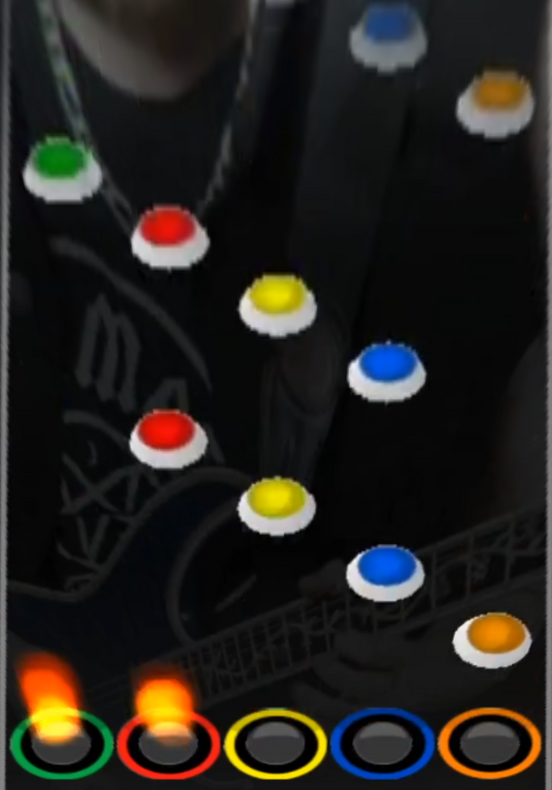
#> input picture gf_stage.png, 552 x 790 px
$ python pca.py
#> lines starting #> are read from the running program, lines starting #| are printed output that depends on the picture; after the words box and inside, x2 and y2 are one past the last pixel; in counts of white or black regions, pixels touching at a corner belong together
import time
import numpy as np
import matplotlib.pyplot as plt
import cv2

STAGE = 'gf_stage.png'
NOTE1 = 'gf_note_blue.png'
NOTE2 = 'gf_note_red.png'
NOTE3 = 'gf_note_orange.png'
NOTE4 = 'gf_note_yellow.png'

def PCA(M, k=2):
    x1, x2 = M.shape
    if (x1 >= x2): M = M.T
    R = np.cov(M - mean(M))
    lamb, Vy = np.linalg.eigh(R)
    return lamb, Vy[:,:k]

def imshow(A, grid=True):
    fig, axs = plt.subplots(1, len(A))
    for ax, im in zip(axs, A):
        ax.imshow(im, cmap=plt.cm.gray_r)
        ax.grid(grid)

def linfit(set):
    M = np.matrix([np.ones(len(set)), range(len(set))]).T
    theta = (np.linalg.inv(M.T * M) * M.T).dot(set)
    return M*theta.T

def euclidian_dist(V, Vt=None):
    return np.linalg.norm(V - Vt)

def set_plt_params(figsize=[5,5], figdpi=150, style='default'):
    plt.rcParams['figure.figsize'] = figsize
    plt.rcParams['figure.dpi'] = figdpi
    plt.style.use(style)

def adjust_to_plot(X, i, dim):
    x1, x2 = X.shape
    M = []
    if x1 == i:
        for j in range(i):
            M.append(X[j:j+1,:].reshape(dim[0], dim[1]))
    else:
        for j in range(i):
            M.append(X[:,j:j+1].reshape(dim[0], dim[1]))
    return M

def normalize(M):
    return M/np.linalg.norm(M)

def mean(M):
    ux = np.zeros(M[:1,].shape)
    for m in M:
        ux += m
    return ux/len(M)

def cut_img(U, pos, size=(60,80)):
    return U[pos[0]:size[0]+pos[0],pos[1]:size[1]+pos[1]]

if __name__ == '__main__':

    set_plt_params(style='dark_background', figdpi=200)

    w, h = (60, 80)
    img = cv2.imread(STAGE, cv2.IMREAD_GRAYSCALE) / 255
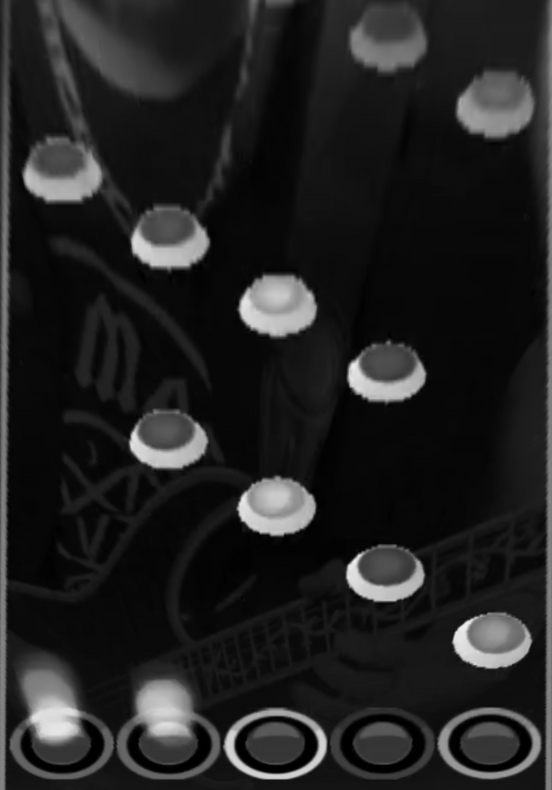
#> img: shape (790, 552) float64; min 0, max 0.949, mean 0.133
    notes = [NOTE1, NOTE2, NOTE3, NOTE4]
    A = np.zeros([len(notes), w*h])

    for index, note in enumerate(notes):
        imgc = cv2.imread(note, cv2.IMREAD_GRAYSCALE) / 255
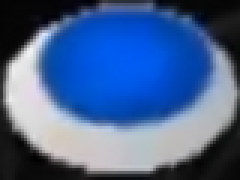
#> input picture gf_note_blue.png, 80 x 60 px (shown 3 times larger)
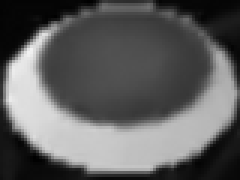
#> imgc: shape (60, 80) float64 (shown 3 times larger); min 0, max 0.949, mean 0.372
        A[index:w*h] = imgc.reshape(w*h)
#> pass 2 of the loop `for index, note in enumerate(notes):`:
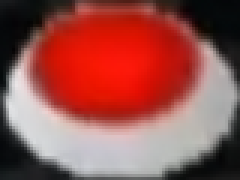
#> input picture gf_note_red.png, 80 x 60 px (shown 3 times larger)
#> `imgc = cv2.imread(note, cv2.IMREAD_GRAYSCALE) / 255`:
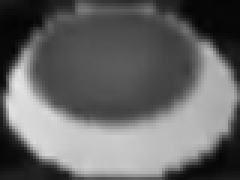
#> imgc: shape (60, 80) float64 (shown 3 times larger); min 0.0118, max 0.906, mean 0.4
#> pass 3 of the loop `for index, note in enumerate(notes):`:
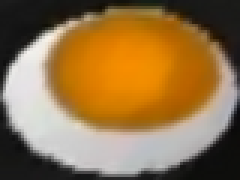
#> input picture gf_note_orange.png, 80 x 60 px (shown 3 times larger)
#> `imgc = cv2.imread(note, cv2.IMREAD_GRAYSCALE) / 255`:
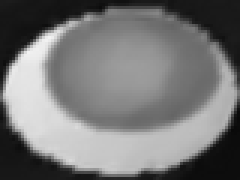
#> imgc: shape (60, 80) float64 (shown 3 times larger); min 0.0353, max 0.949, mean 0.464
#> the loop made 4 passes; the first 3 are shown

    lamb, V = PCA(A.T, k=4)
#> in PCA, `x1, x2 = M.shape`: x1 = 4800; x2 = 4
#> the loop in mean, `for m in M:` made 4 passes
#> in PCA, `R = np.cov(M - mean(M))`: R = [[0.00813, 0.00149, -0.00183, -0.00779], [0.00149, 0.0113, -0.00545, -0.00737], [-0.00183, -0.00545, 0.00558, 0.0017], [-0.00779, -0.00737, 0.0017, 0.0135]]
#> in PCA, `lamb, Vy = np.linalg.eigh(R)`: lamb = [4.37e-18, 0.00418, 0.00985, 0.0245]; Vy = [[-0.5, 0.545, -0.536, -0.407], [-0.5, -0.24, 0.633, -0.54], [-0.5, -0.7, -0.441, 0.257], [-0.5, 0.395, 0.344, 0.69]]
#> lamb = [4.37e-18, 0.00418, 0.00985, 0.0245]; V has the same summary as Vy in PCA
    U = normalize(mean(V.T.dot(A)))
#> the loop in mean (call 2), `for m in M:` made 4 passes

    W, H = (840, 560)
    img_pad = np.zeros((W, H))
    img_pad[:img.shape[0],:img.shape[1]] = img
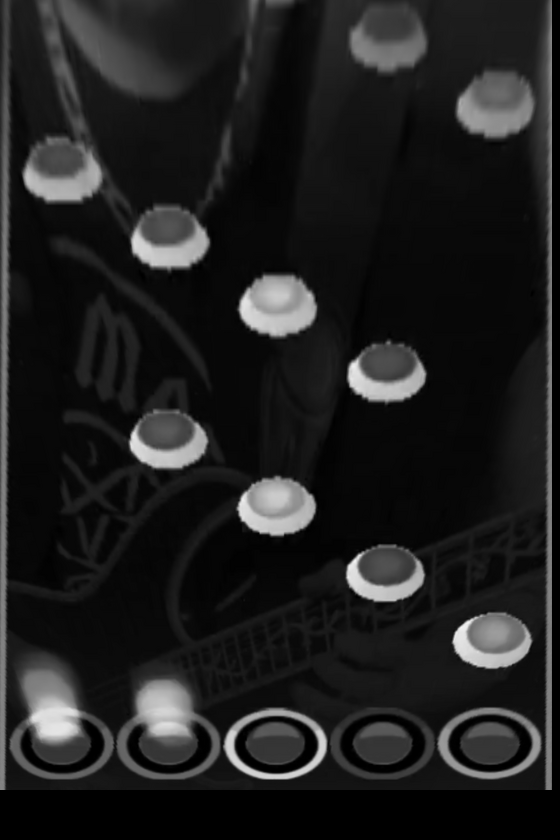
#> img_pad: shape (840, 560) float64; min 0, max 0.949, mean 0.124
    j = 0; leng = int(W*H/(w*h))

    stepx, stepy = (20, 30)
    maxx = int(W/stepx) - 10
    maxy = int(H/stepy) - 1

    d = np.zeros(maxx*maxy); k = 0
    locations = []

    start = time.time()

    for i in range(maxx):
        dx = (stepx*i, w + (stepx*i))
        for j in range(maxy):
            dy = (stepy*j, h + (stepy*j))
            im = img_pad[dx[0]:dx[1], dy[0]:dy[1]]

            L = normalize(mean(U * (im.reshape(w*h) - mean(A))))
            dist = euclidian_dist(U, L)

            d[k] = dist; k += 1
            threshold = 1.925

            if dist < threshold:
                locations.append([dy[0], dx[0] - 10, int(w*1.2), int(h)])
                locations.append([dy[0], dx[0], int(w), int(h)])
#> this loop made 32 passes
#> dx on passes 2 to 13: (20, 80), (40, 100), (60, 120), (80, 140), (100, 160), (120, 180), (140, 200), (160, 220), (180, 240), (200, 260), (220, 280), (240, 300)
#> after the loop, d = 544 values, max 1.99 at index 243, min 1.52 at index 246, mean 1.96; k = 544; locations = 128 items, first 6: [420, 50, 72, 80], [420, 60, 60, 80], [450, 50, 72, 80], [450, 60, 60, 80], [420, 70, 72, 80], [420, 80, 60, 80]

    rects, _ = cv2.groupRectangles(locations, 1, 0.4)
#> rects = [[444, 67, 66, 80], [30, 145, 66, 80], [120, 205, 66, 80], [237, 268, 66, 80], [336, 343, 66, 80], [120, 405, 66, 80], [237, 468, 66, 80], [336, 543, 66, 80], [440, 597, 66, 80]]

    print('Elapsed time for 1 image = {:.2f}s'.format(time.time() - start))
    print('FPS = {:.1f}'.format(1/(time.time() - start)))
    print('Found {} points'.format(len(d[d < threshold])))
#| Found 64 points
    print('Grouped {} rectangles'.format(len(rects)))
#| Grouped 9 rectangles

    for (x, y, w, h) in rects:
        top_left = (x, y)
        bottom_right = (x + h, y + w)
        cv2.rectangle(img, top_left, bottom_right, (255,255,255), 3)
#> this loop made 9 passes
#> (x, y, bottom_right) on passes 1 to 9: (444, 67, (524, 133)), (30, 145, (110, 211)), (120, 205, (200, 271)), (237, 268, (317, 334)), (336, 343, (416, 409)), (120, 405, (200, 471)), (237, 468, (317, 534)), (336, 543, (416, 609)), (440, 597, (520, 663))
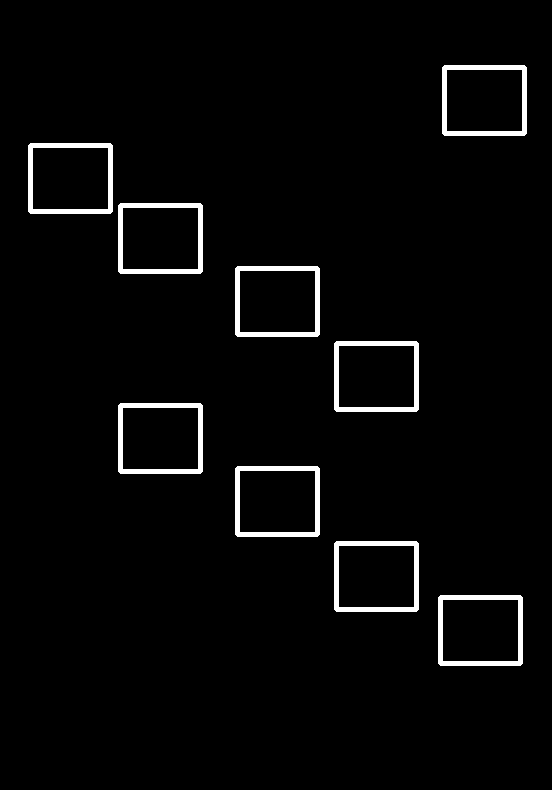
#> img: shape (790, 552) float64; 2.99% of pixels changed, all inside (x1, y1, x2, y2) = (28, 65, 527, 666)

    cv2.imshow('', img)
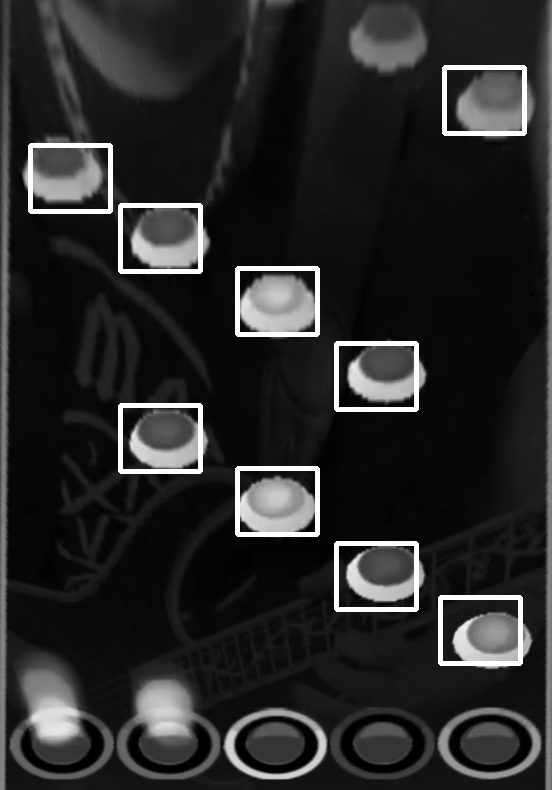
#> window '': shape (790, 552); min 0, max 255, mean 40.4
    cv2.waitKey()
